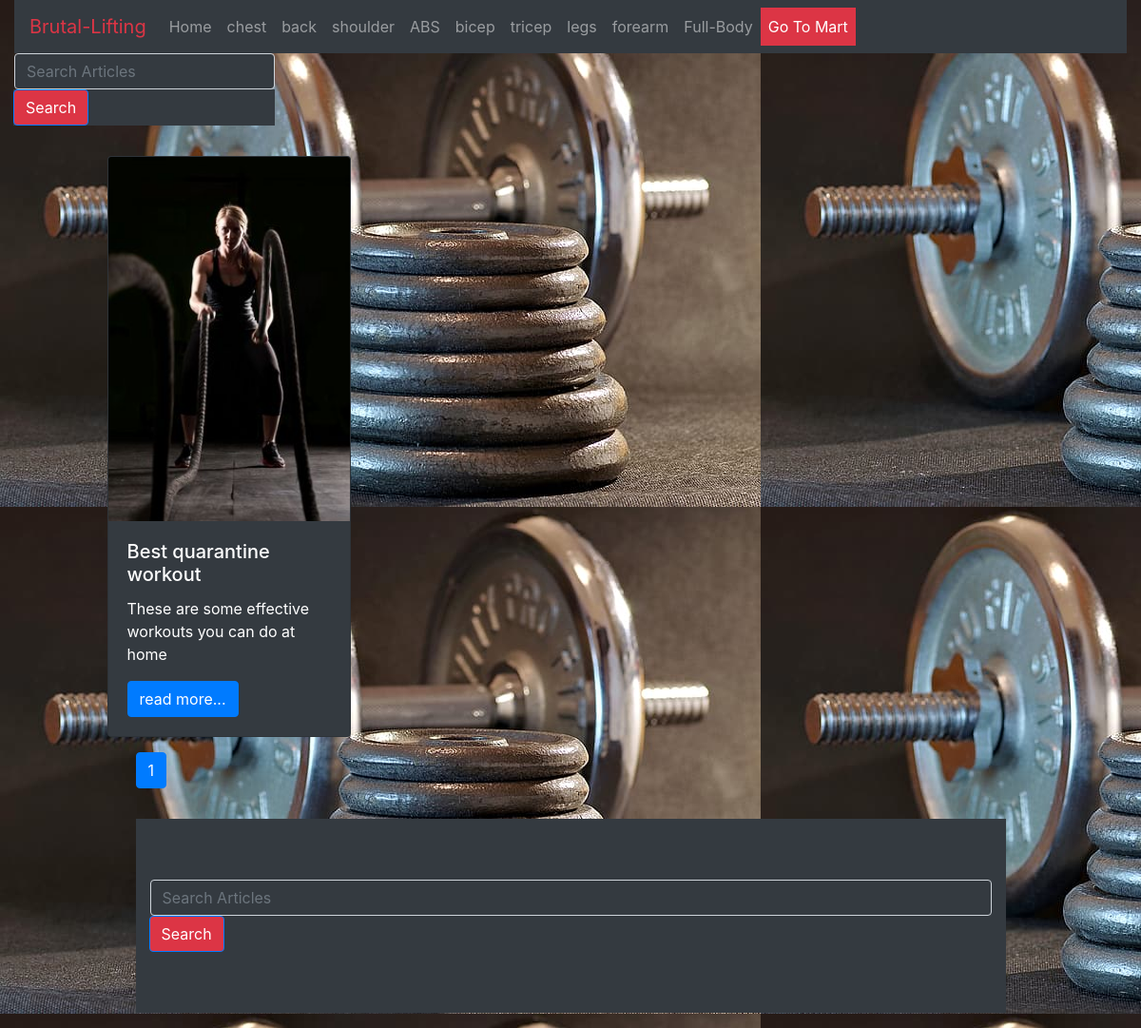
The page / on the database its author committed.
### fitness_blog/models.py (models this page shows, shortened)
class Blogpost(models.Model):
    post_id = models.AutoField(primary_key=True)
    title = models.CharField(max_length=100)
    intro = models.CharField(max_length=100, default="")
    heading1 = models.CharField(max_length=50 , default="")
    image1 = models.ImageField(upload_to='blog/images', default="")
    content1 = models.TextField(default="")
    heading2 = models.CharField(max_length=50, default="")
    image2 = models.ImageField(upload_to='blog/images', default="")
    content2 = models.TextField(default="")
    heading3 = models.CharField(max_length=50 , default="")
    image3 = models.ImageField(upload_to='blog/images', default="")
    content3 = models.TextField(default="")
    heading4 = models.CharField(max_length=50, default="")
    image4 = models.ImageField(upload_to='blog/images', default="")
    content4 = models.TextField(default="")
    heading5 = models.CharField(max_length=50, default="")
    image5 = models.ImageField(upload_to='blog/images', default="")
    content5 = models.TextField(default="")
    heading6 = models.CharField(max_length=50, default="")
    image6 = models.ImageField(upload_to='blog/images', default="")
    content6 = models.TextField(default="")
    thumbnail = models.ImageField(upload_to='blog/images', default="")

### fitness_blog/views.py (the view)
# urls.py: path("", views.home, name = "HOME"),
def home(request):
    post1 = Blogpost.objects.order_by('-post_id').all()
    print(type((post1.reverse())))
    paginator = Paginator(post1, 100)
    try:
        page = int(request.GET.get('page','1'))
    except:
        page = 1
    try:
        posts = paginator.page(page)
    except():
        posts = paginator.page(paginator,3)
    return render(request,"blog/index.html", {'post':posts})

### fitness_blog/templates/blog/index.html (shortened to what this page needs)
{% extends 'blog/basic.html' %}
{% block body %}
{% load static %}
<div class="container col-md-10">
            <div class="card-group">
<div class="row">
    {% for item in post.object_list %}
          <div class="card my-3 text-white bg-dark mb-3" style="width: 16rem;">
            <img src="/media/{{item.thumbnail}}" class="card-img-top" alt="...">
            <div class="card-body">
              <h5 class="card-title" >{{item.title}}</h5>
              <p class="card-text" >{{item.intro}}</p>
              <a href="blog_detail/{{item.post_id}}" class="btn btn-primary">read more...</a>
            </div>
          </div>
   {% endfor %}
          </div>
<div class="container">
      <div class="pagination">
<nav aria-label="Page navigation example">
  <ul class="pagination">
      {% for pg in post.paginator.page_range %}
      {% if post.number == pg %}
    <li class="page-item active"><a class="page-link" href="?page={{ pg }}"> {{ pg }} </a></li>
      {% else %}
    <li class="page-item"><a class="page-link" href="?page={{ pg }}">{{ pg }}</a></li>
      {% endif %}
    {% endfor %}
  </ul>
</nav>
</div>
{% endblock %}

### rows shown on the page
Blogpost: thumbnail (picture), title "Best quarantine workout", intro "These are some effective workouts you can do at home"

### other values the page prints
{{ pg }} "1"
